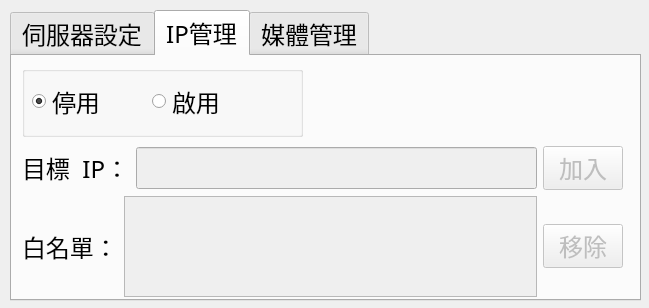
<?xml version="1.0" encoding="UTF-8"?>
<ui version="4.0">
 <class>Form</class>
 <widget class="QWidget" name="Form">
  <property name="geometry">
   <rect>
    <x>0</x>
    <y>0</y>
    <width>649</width>
    <height>308</height>
   </rect>
  </property>
  <property name="windowTitle">
   <string>MPSystem-Server</string>
  </property>
  <widget class="QTabWidget" name="tabWidget">
   <property name="geometry">
    <rect>
     <x>10</x>
     <y>10</y>
     <width>631</width>
     <height>291</height>
    </rect>
   </property>
   <property name="font">
    <font>
     <family>Agency FB</family>
     <pointsize>18</pointsize>
    </font>
   </property>
   <property name="currentIndex">
    <number>1</number>
   </property>
   <widget class="QWidget" name="tab">
    <attribute name="title">
     <string>伺服器設定</string>
    </attribute>
    <widget class="QWidget" name="verticalLayoutWidget">
     <property name="geometry">
      <rect>
       <x>10</x>
       <y>10</y>
       <width>601</width>
       <height>231</height>
      </rect>
     </property>
     <layout class="QVBoxLayout" name="verticalLayout">
      <item>
       <layout class="QHBoxLayout" name="horizontalLayout">
        <item>
         <widget class="QLabel" name="label_2">
          <property name="styleSheet">
           <string notr="true">font: 18pt &quot;Agency FB&quot;;</string>
          </property>
          <property name="text">
           <string>IP</string>
          </property>
         </widget>
        </item>
        <item>
         <widget class="QLineEdit" name="IPlineEdit">
          <property name="enabled">
           <bool>false</bool>
          </property>
         </widget>
        </item>
        <item>
         <widget class="QLabel" name="label_3">
          <property name="styleSheet">
           <string notr="true">font: 18pt &quot;Agency FB&quot;;</string>
          </property>
          <property name="text">
           <string>Port</string>
          </property>
         </widget>
        </item>
        <item>
         <widget class="QLineEdit" name="PortlineEdit"/>
        </item>
       </layout>
      </item>
      <item>
       <widget class="QPushButton" name="StartButton">
        <property name="text">
         <string>Start</string>
        </property>
       </widget>
      </item>
      <item>
       <widget class="QPushButton" name="StopButton">
        <property name="enabled">
         <bool>false</bool>
        </property>
        <property name="text">
         <string>Stop</string>
        </property>
       </widget>
      </item>
      <item>
       <widget class="QTextEdit" name="SStextEdit">
        <property name="enabled">
         <bool>true</bool>
        </property>
        <property name="readOnly">
         <bool>true</bool>
        </property>
       </widget>
      </item>
     </layout>
    </widget>
   </widget>
   <widget class="QWidget" name="tab_2">
    <attribute name="title">
     <string>IP管理</string>
    </attribute>
    <widget class="QWidget" name="verticalLayoutWidget_2">
     <property name="geometry">
      <rect>
       <x>10</x>
       <y>90</y>
       <width>601</width>
       <height>151</height>
      </rect>
     </property>
     <layout class="QVBoxLayout" name="verticalLayout_2">
      <item>
       <layout class="QHBoxLayout" name="horizontalLayout_3">
        <item>
         <widget class="QLabel" name="label">
          <property name="text">
           <string>目標  IP：</string>
          </property>
         </widget>
        </item>
        <item>
         <widget class="QLineEdit" name="lineEdit">
          <property name="enabled">
           <bool>false</bool>
          </property>
         </widget>
        </item>
        <item>
         <widget class="QPushButton" name="pushButton">
          <property name="enabled">
           <bool>false</bool>
          </property>
          <property name="text">
           <string>加入</string>
          </property>
         </widget>
        </item>
       </layout>
      </item>
      <item>
       <layout class="QHBoxLayout" name="horizontalLayout_4">
        <item>
         <widget class="QLabel" name="label_4">
          <property name="text">
           <string>白名單：</string>
          </property>
         </widget>
        </item>
        <item>
         <widget class="QListWidget" name="listWidget">
          <property name="enabled">
           <bool>false</bool>
          </property>
         </widget>
        </item>
        <item>
         <widget class="QPushButton" name="pushButton_2">
          <property name="enabled">
           <bool>false</bool>
          </property>
          <property name="text">
           <string>移除</string>
          </property>
         </widget>
        </item>
       </layout>
      </item>
     </layout>
    </widget>
    <widget class="QGroupBox" name="groupBox">
     <property name="geometry">
      <rect>
       <x>10</x>
       <y>10</y>
       <width>281</width>
       <height>71</height>
      </rect>
     </property>
     <property name="title">
      <string/>
     </property>
     <widget class="QRadioButton" name="DradioButton">
      <property name="geometry">
       <rect>
        <x>10</x>
        <y>20</y>
        <width>83</width>
        <height>31</height>
       </rect>
      </property>
      <property name="text">
       <string>停用</string>
      </property>
      <property name="checked">
       <bool>true</bool>
      </property>
     </widget>
     <widget class="QRadioButton" name="EradioButton">
      <property name="geometry">
       <rect>
        <x>130</x>
        <y>20</y>
        <width>83</width>
        <height>31</height>
       </rect>
      </property>
      <property name="text">
       <string>啟用</string>
      </property>
     </widget>
    </widget>
   </widget>
   <widget class="QWidget" name="tab_3">
    <attribute name="title">
     <string>媒體管理</string>
    </attribute>
    <widget class="QWidget" name="verticalLayoutWidget_3">
     <property name="geometry">
      <rect>
       <x>10</x>
       <y>10</y>
       <width>601</width>
       <height>234</height>
      </rect>
     </property>
     <layout class="QVBoxLayout" name="verticalLayout_3">
      <item>
       <layout class="QHBoxLayout" name="horizontalLayout_2">
        <item>
         <widget class="QLabel" name="label_6">
          <property name="text">
           <string>現在播放：</string>
          </property>
         </widget>
        </item>
        <item>
         <widget class="QLineEdit" name="lineEdit_2">
          <property name="enabled">
           <bool>false</bool>
          </property>
         </widget>
        </item>
       </layout>
      </item>
      <item>
       <widget class="QLabel" name="label_5">
        <property name="text">
         <string>待播列表：</string>
        </property>
       </widget>
      </item>
      <item>
       <layout class="QHBoxLayout" name="horizontalLayout_9">
        <item>
         <widget class="QListWidget" name="listWidget_2"/>
        </item>
        <item>
         <layout class="QVBoxLayout" name="verticalLayout_6">
          <item>
           <widget class="QPushButton" name="pushButton_3">
            <property name="text">
             <string>刪歌</string>
            </property>
           </widget>
          </item>
         </layout>
        </item>
       </layout>
      </item>
     </layout>
    </widget>
   </widget>
  </widget>
 </widget>
 <resources/>
 <connections/>
</ui>
